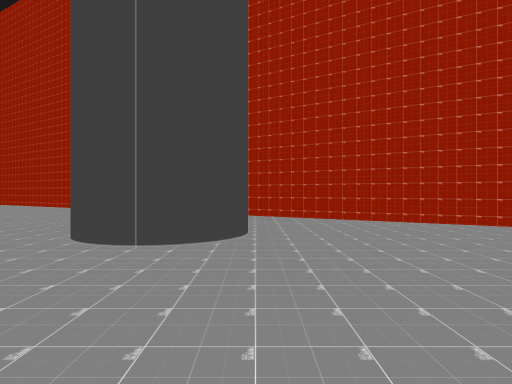
view 1 (above)

24 first-person views from a walk through a scene from a Unity 3-D project. The camera is 1.4 m above the floor, looks level and sees 75° across. The floor is counted in squares, 2 m on a side. Each view is taken from the middle of a square. On the plan, view 1 faces up. The plan holds only what a view shows up to about 10 squares ahead; the rest is blank. The place goes on beyond the plan. The player is left out.

view 2
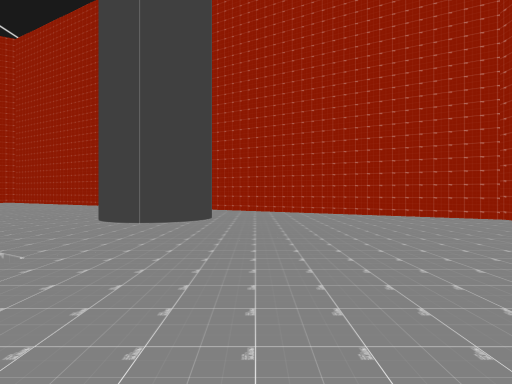

view 3
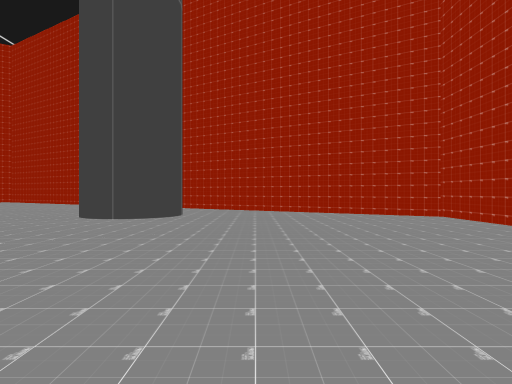

view 4
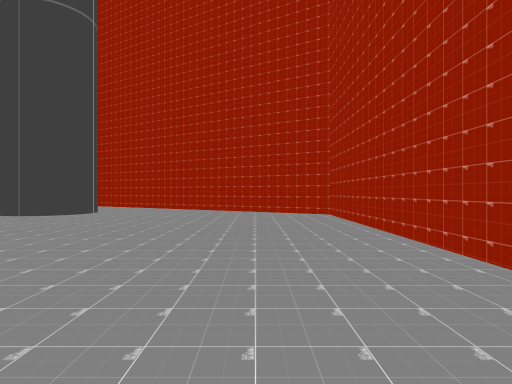

view 5
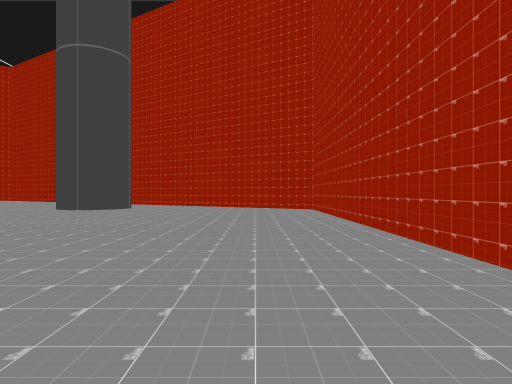

view 6
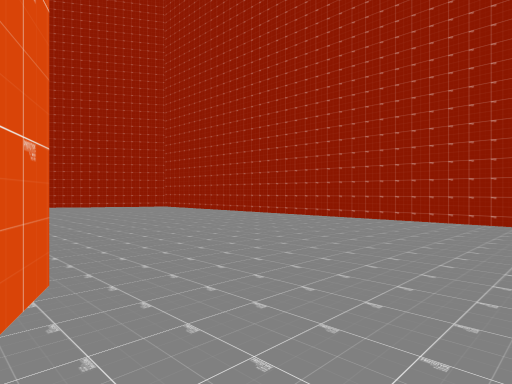

view 7
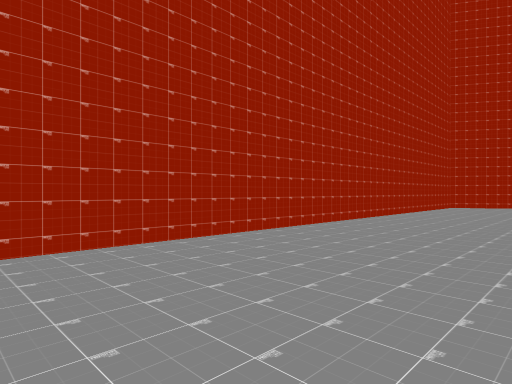

view 8
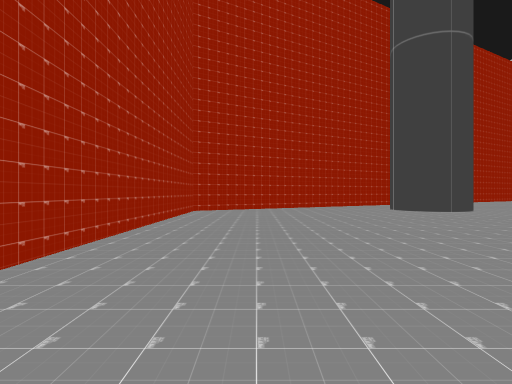

view 9
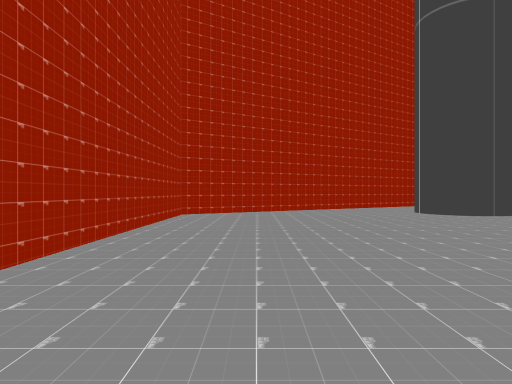

view 10
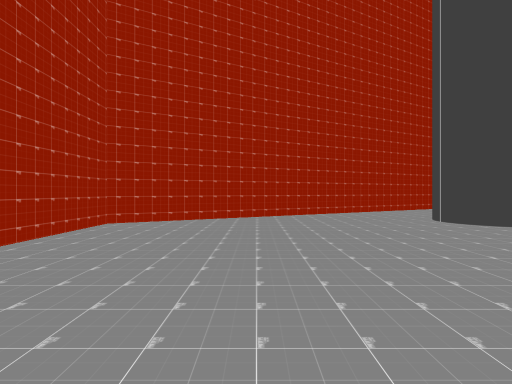

view 11
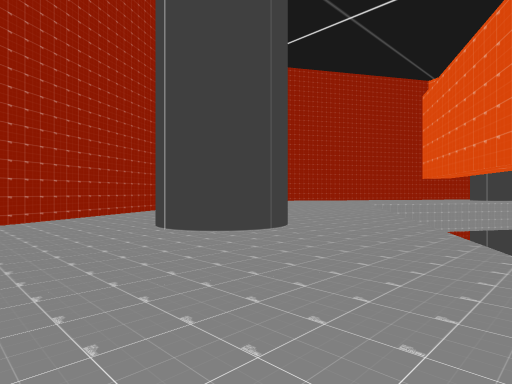

view 12
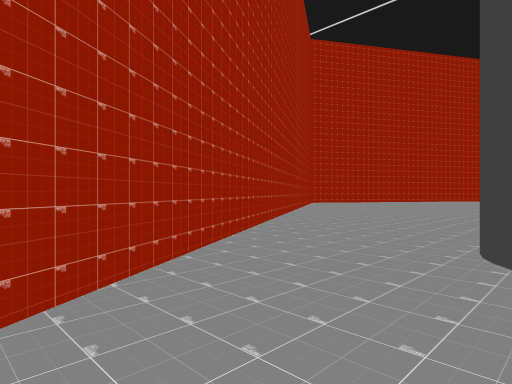

view 13
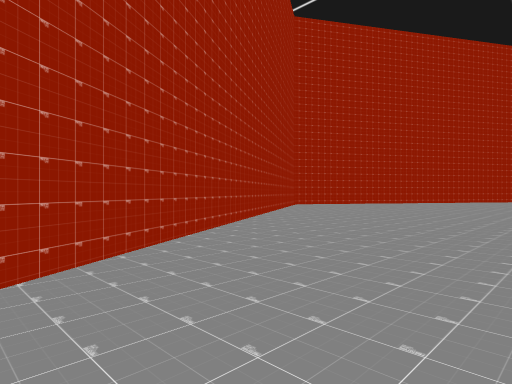

view 14
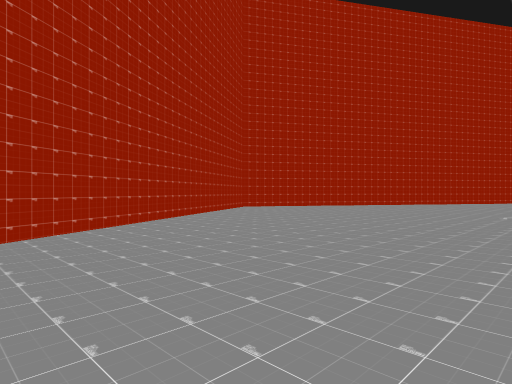

view 15
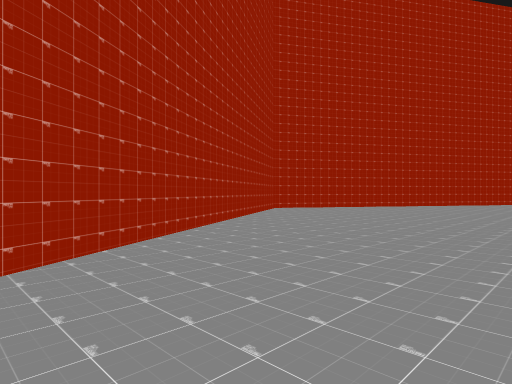

view 16
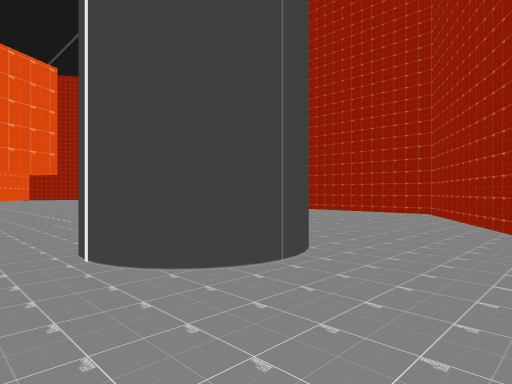

view 17
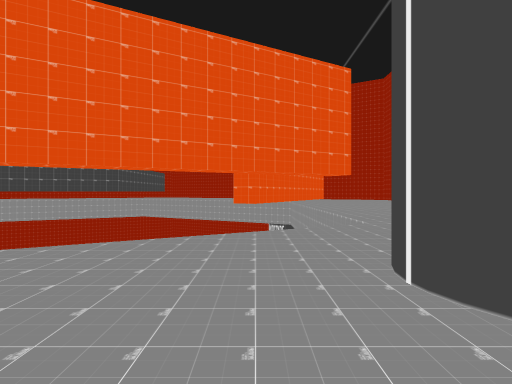

view 18
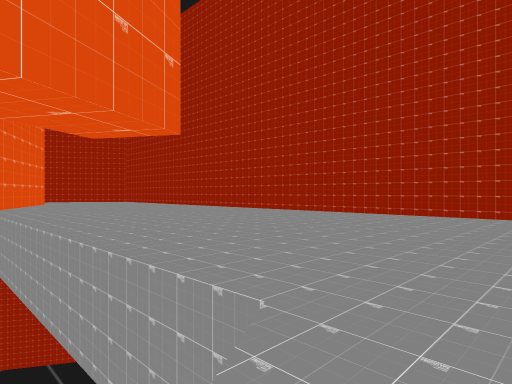

view 19
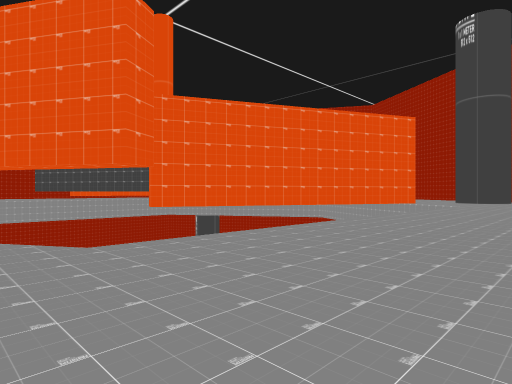

view 20
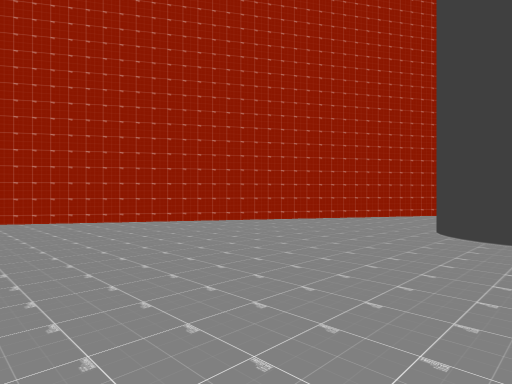

view 21
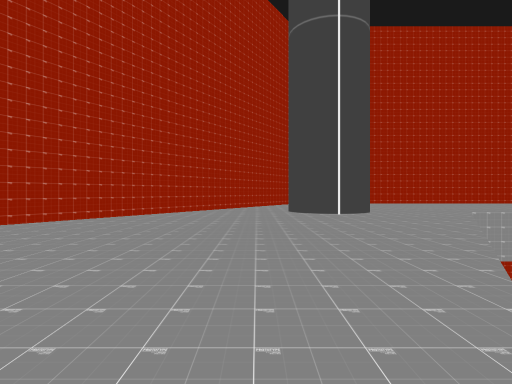

view 22
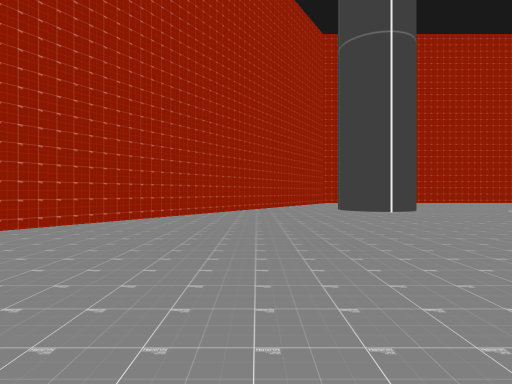

view 23
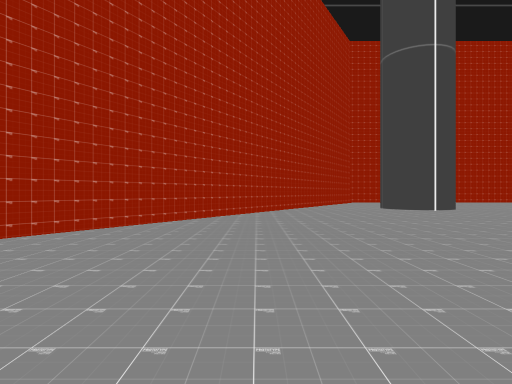

view 24
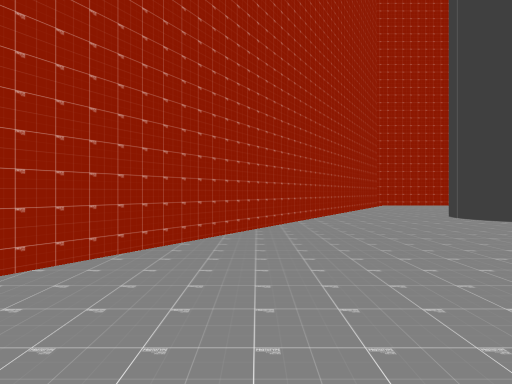

### Floor plan
Key: @ floor where view 1 was taken; # wall or solid block; . floor; v drop or lower ground.
Columns run from 15 left of view 1 to 8 right of it. Each row starts with its distance up from view 1.
 15    ....##
 14   ......###
 13  .........###
 12 ............##
 11  ............###
 10  ..............###
  9   ...............##
  8   ................###
  7    v................###
  6     v........##.......##
  5       v......##........#
  4        vv..............#
  3          v.............#
  2            v...........#
  1              ..........#
  0               .@.......#
 -1               .........#
 -2                ........#
 -3                ........#
 -4                ........#
 -5                ........#
 -6               .........#
 -7               .........#
 -8               #........#
 -9              #.........#
-10              #.........#
-11             #v.........#
-12             # .........#
-13            #v .........#
-14           v#  .........#
-15               .........#
-16               .........#
-17             v..........#
-18            v...........#
-19          v.............#
-20         ...............#
-21         .....##........#
-22          ....##.......##
-23        .............###
-24  v................###
-25 .................##
-26 ...............###
-27 .............###
-28 ............##
-29  .........###
-30   ......###
-31    ....##

Positions as (right, up) in squares from view 1, and headings:
1: (0, 0), facing up
2: (1, -3), facing up
3: (2, -4), facing up
4: (5, -5), facing up
5: (5, -8), facing up
6: (-1, -9), facing up-right
7: (3, -5), facing down-right
8: (5, -9), facing down
9: (5, -11), facing down
10: (4, -14), facing down
11: (3, -16), facing down-left
12: (3, -22), facing down-left
13: (0, -23), facing down-left
14: (-4, -23), facing down-left
15: (-4, -25), facing down-left
16: (-4, -25), facing up-right
17: (-4, -24), facing up
18: (-3, -18), facing up-right
19: (3, -18), facing up-left
20: (-8, 5), facing up-right
21: (-13, 8), facing right
22: (-14, 10), facing right
23: (-15, 12), facing right
24: (-10, 12), facing right
